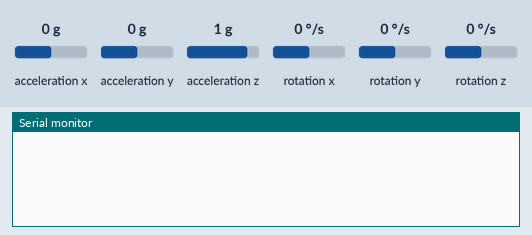
Recording of a sketch running on a simulated Arduino Uno, built with avr-gcc and run on an emulated ATmega328P. Shown: the last lines printed to the serial monitor. The inputs (shaded band) are chosen by the test bench; at power-on: acceleration x 0 g, acceleration y 0 g, acceleration z 1 g, rotation x 0 °/s, rotation y 0 °/s, rotation z 0 °/s.

Above: at 4.2 s.
4.3 s: acceleration x set to -1.4 g
At 5.0 s:
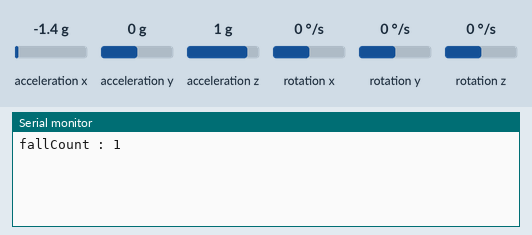
6.6 s: acceleration y set to -1.4 g
At 8.2 s:
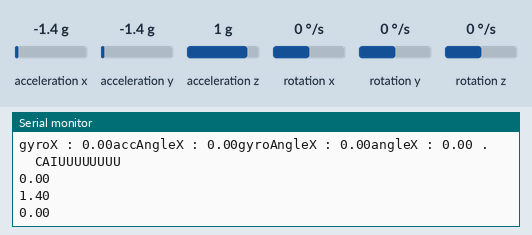

Measured:
- after the input at 4.3 s, the serial monitor: prints a new line after 0.11 s (image 1)
- after the input at 6.6 s, the serial monitor: prints a new line after 0.61 s (image 2)

The sketch:

fall_test2.ino
```cpp
#include <MPU6050_tockn.h>
#include <Wire.h>

MPU6050 mpu6050(Wire);

unsigned long fallTimer = 0;
int fallCount = 0;

float lastX = 0;
float lastY = 0;
float lastZ = 0;

void setup() {
  Serial.begin(115200);
  Wire.begin();
  mpu6050.begin();
  mpu6050.calcGyroOffsets(true);
}

void loop() {
  mpu6050.update();

  if(millis() - fallTimer > 700){

//    Serial.println("=======================================================");
//    Serial.print("temp : ");Serial.println(mpu6050.getTemp());
    float currentX = mpu6050.getAccX();
    float currentY = mpu6050.getAccY();
    float currentZ = mpu6050.getAccZ();
    fallTimer = millis();

//    Serial.print(lastX - currentX);
    if (fallCount == 1) {
      Serial.println(abs(lastX - currentX));
       Serial.println(abs(lastY - currentY));
        Serial.println(abs(lastZ - currentZ));
      if(abs(lastY - currentY) < 0.25 && abs(lastZ - currentZ) < 0.25) {
        Serial.print("accX : ");Serial.println(currentX);
        Serial.print("gyroX : ");Serial.print(mpu6050.getGyroX());
        Serial.print("accAngleX : ");Serial.print(mpu6050.getAccAngleX());
        Serial.print("gyroAngleX : ");Serial.print(mpu6050.getGyroAngleX());
        Serial.print("angleX : ");Serial.print(mpu6050.getAngleX());
        Serial.println(" .   CAIUUUUUUUU");
      }
      else {
        fallCount = 0;
      }
    }
    if (lastX - currentX > 0.4) {
      fallCount = 1;
      Serial.print("fallCount : ");
      Serial.println(fallCount);
    }
    lastX = currentX;
    lastY = currentY;
    lastZ = currentZ;
  }

}
```
